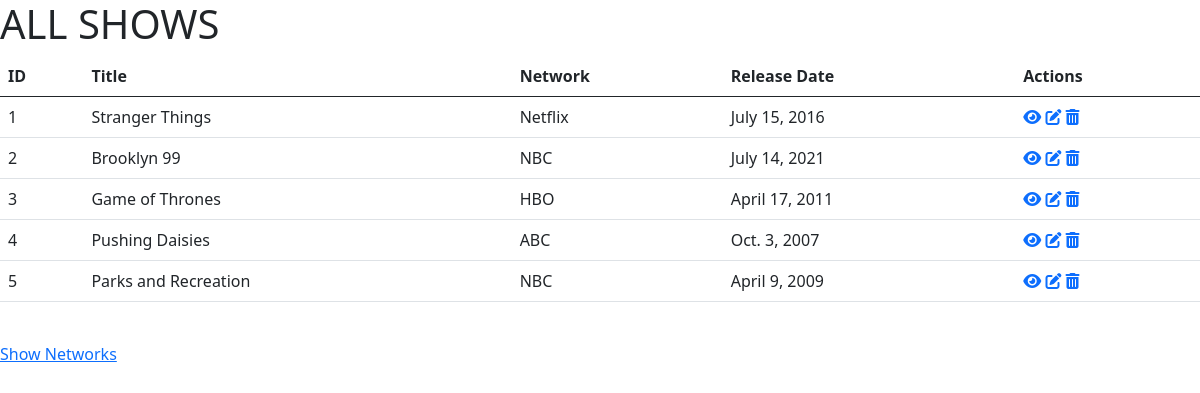
The page / on the database its author committed.
### tv_shows_app/models.py (models this page shows)
class Show(models.Model):
    title = models.CharField(max_length=50)
    network = models.CharField(max_length=50)
    release_date = models.DateField()
    description = models.TextField()
    created_at = models.DateTimeField(auto_now_add=True)
    updated_at = models.DateTimeField(auto_now=True)
    objects = ShowManager()

### tv_shows_app/views.py (the view)
# urls.py: path('', views.displayShow),
def displayShow(request):
    context = {
        'all_shows' : Show.objects.all()
    }
    return render(request, 'shows.html',context)

### tv_shows_app/templates/shows.html (shortened to what this page needs)
<!DOCTYPE html>
<html lang="en">
<head>
    <link href="https://cdn.jsdelivr.net/npm/bootstrap@5.0.2/dist/css/bootstrap.min.css" rel="stylesheet">
</head>
<body>
    <h1>ALL SHOWS</h1>
    <div class="d-flex justify-content-center">
        <table class="table">
            <thead>
                <tr>
                    <th scope="col">ID</th>
                    <th scope="col">Title</th>
                    <th scope="col">Network</th>
                    <th scope="col">Release Date</th>
                    <th scope="col">Actions</th>
                </tr>
            </thead>
            <tbody>
                {% for shows in all_shows %}
                <tr>
                    <td>{{ shows.id }}</td>
                    <td>{{ shows.title }}</td>
                    <td>{{ shows.network }}</td>
                    <td>{{ shows.release_date }}</td>
                    <td><a href="/shows/{{shows.id}}"><i class="fas fa-eye"></i></a>   <a href="/shows/{{shows.id}}/edit"><i class="fas fa-edit"></i></a>   <a href="/shows/{{ shows.id }}/delete"><i class="fas fa-trash-alt"></i></a>
                </tr>
                {% endfor %}
            </tbody>
        </table>
    </div>
    <br><a href="/shows/networks">Show Networks</a>
</body>
</html>

### rows shown on the page
Show: id "1", title "Stranger Things", network "Netflix", release_date "July 15, 2016"
Show: id "2", title "Brooklyn 99", network "NBC", release_date "July 14, 2021"
Show: id "3", title "Game of Thrones", network "HBO", release_date "April 17, 2011"
Show: id "4", title "Pushing Daisies", network "ABC", release_date "Oct. 3, 2007"
Show: id "5", title "Parks and Recreation", network "NBC", release_date "April 9, 2009"
